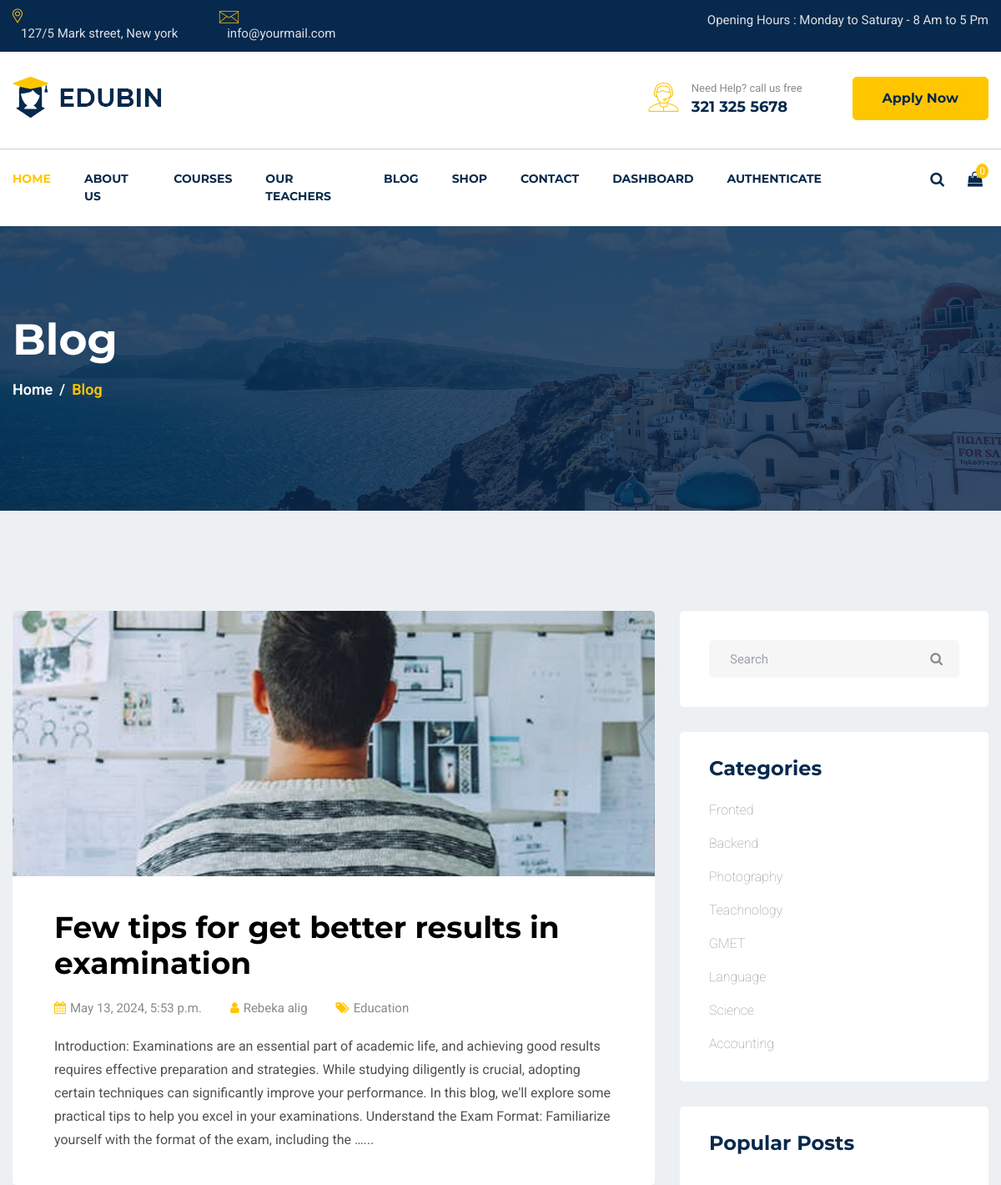
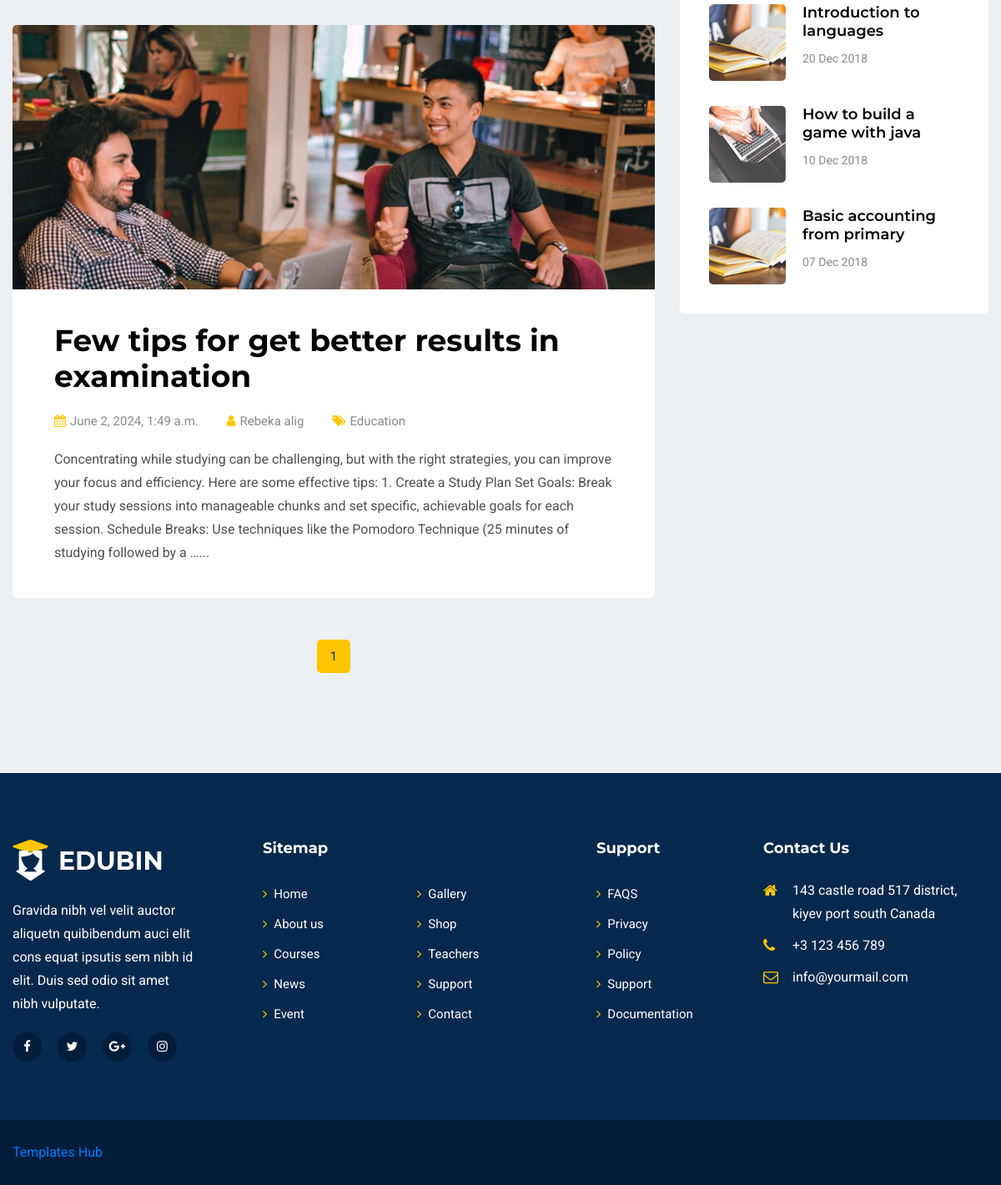
/mentor/blog, run on the app's committed database (2 pictures, top to bottom).
### mentor/models.py (models this page shows, shortened)
class Blog(models.Model):
    teacher = models.ForeignKey(Teacher, on_delete=models.CASCADE, related_name='blog_teacher')
    title = models.CharField(max_length=100)
    category = models.ForeignKey(Category,on_delete=models.CASCADE, related_name='blog_category')
    content = models.TextField(null=False,blank=False)
    image = models.ImageField(upload_to='blog_images', null=True, blank=True)
    created_at = models.DateTimeField(auto_now_add=True,null=True)

class Teacher(models.Model):
    teacher = models.ForeignKey(User,on_delete=models.CASCADE,related_name='teacher')
    image = models.ImageField(upload_to='teacher_images', null=True, blank=True)
    position = models.CharField(max_length=20)
    about = models.TextField(max_length=2000,null=False,blank=False)
    achievements = models.TextField(max_length=1500,null=False,blank=False)
    objectives = models.TextField(max_length=1500,null=False,blank=False)
    created_at = models.DateTimeField(auto_now_add=True,null=True)

class Category(models.Model):
    name = models.CharField(max_length=100)

### mentor/views.py (the view)
# urls.py: path('blog', views.blogs, name="blogs"),
def blogs(request):
    queryset = models.Blog.objects.all()
    paginator = Paginator(queryset, 6)
    page_number = request.GET.get('page')
    page_obj = paginator.get_page(page_number)
    return render(request,'mentor/blog.html',{'page_obj':page_obj})

### mentor/templates/mentor/blog.html (shortened to what this page needs)
{% extends 'mentor/base.html' %}
{% load static %}
  {% block content %}
    <section id="page-banner" class="pt-105 pb-130 bg_cover" data-overlay="8" style="background-image: url(images/page-banner-4.jpg)">
    <div class="container">
        <div class="row">
            <div class="col-lg-12">
                <div class="page-banner-cont">
                    <h2>Blog</h2>
                    <nav aria-label="breadcrumb">
                        <ol class="breadcrumb">
                            <li class="breadcrumb-item"><a href="#">Home</a></li>
                            <li class="breadcrumb-item active" aria-current="page">Blog</li>
                        </ol>
                    </nav>
                </div>
            </div>
        </div>
    </div>
    </section>
    <section id="blog-page" class="pt-90 pb-120 gray-bg">
        <div class="container">
           <div class="row">
               <div class="col-lg-8">
                {% for item in page_obj %}
                   <div class="singel-blog mt-30">
                       <div class="blog-thum">
                           <img src="{{item.image.url}}" alt="Blog">
                       </div>
                       <div class="blog-cont">
                           <a href="{% url 'mentor:blogs-single' item.id %}"><h3>Few tips for get better results in examination</h3></a>
                           <ul>
                               <li><a href="#"><i class="fa fa-calendar"></i>{{item.created_at}}</a></li>
                               <li><a href="#"><i class="fa fa-user"></i>{{item.teacher.teacher.username}}</a></li>
                               <li><a href="#"><i class="fa fa-tags"></i>{{item.category.name}}</a></li>
                           </ul>
                           <p>{{item.content|truncatewords:60}}...</p>
                       </div>
                   </div>
                {% endfor %}
                   <nav class="courses-pagination mt-50">
                    <ul class="pagination justify-content-center">
                        <li class="page-item"><a href='#' class="active custom-li">{{ page_obj.number }}</a></li>
                    </ul>
                </nav>
               </div>
               <div class="col-lg-4">
                   <div class="saidbar">
                       <div class="row">
                           <div class="col-lg-12 col-md-6">
                               <div class="saidbar-search mt-30">
                                   <form action="#">
                                       <input type="text" placeholder="Search">
                                       <button type="button"><i class="fa fa-search"></i></button>
                                   </form>
                               </div>
                               <div class="categories mt-30">
                                   <h4>Categories</h4>
                                   <ul>
                                       <li><a href="#">Fronted</a></li>
                                       <li><a href="#">Backend</a></li>
                                       <li><a href="#">Photography</a></li>
                                       <li><a href="#">Teachnology</a></li>
                                       <li><a href="#">GMET</a></li>
                                       <li><a href="#">Language</a></li>
                                       <li><a href="#">Science</a></li>
                                       <li><a href="#">Accounting</a></li>
                                   </ul>
                               </div>
                           </div>
                           <div class="col-lg-12 col-md-6">
                               <div class="saidbar-post mt-30">
                                   <h4>Popular Posts</h4>
                                   <ul>
                                       <li>
                                            <a href="{% static '#">
                                                <div class="singel-post">
                                                   <div class="thum">
                                                       <img src="{% static 'images/blog/blog-post/bp-1.jpg' %}" alt="Blog">
                                                   </div>
                                                   <div class="cont">
                                                       <h6>Introduction to languages</h6>
                                                       <span>20 Dec 2018</span>
                                                   </div>
                                               </div>
                                            </a>
                                       </li>
                                       <li>
                                            <a href="{% static '#">
                                                <div class="singel-post">
                                                   <div class="thum">
                                                       <img src="{% static 'images/blog/blog-post/bp-2.jpg' %}" alt="Blog">
                                                   </div>
                                                   <div class="cont">
                                                       <h6>How to build a game with java</h6>
                                                       <span>10 Dec 2018</span>
                                                   </div>
                                               </div>
                                            </a>
                                       </li>
                                       <li>
                                            <a href="{% static '#">
                                                <div class="singel-post">
                                                   <div class="thum">
                                                       <img src="{% static 'images/blog/blog-post/bp-1.jpg' %}" alt="Blog">
                                                   </div>
                                                   <div class="cont">
                                                       <h6>Basic accounting from primary</h6>
                                                       <span>07 Dec 2018</span>
                                                   </div>
                                               </div>
                                            </a>
                                       </li>
                                   </ul>
                               </div>
                           </div>
                       </div>
                   </div>
               </div>
           </div>
        </div>
    </section>
    {% endblock %}

### static/css/default.css (style rules this page uses)
.mt-30 { margin-top: 30px; }
.mt-50 { margin-top: 50px; }
.pt-90 { padding-top: 90px; }
.pt-105 { padding-top: 105px; }
.pb-120 { padding-bottom: 120px; }
.pb-130 { padding-bottom: 130px; }
.gray-bg { background: #edf0f2; }
[data-overlay] { position: relative; }
[data-overlay]::before { background: #07294d none repeat scroll 0 0; content: ""; height: 100%; left: 0; position: absolute; top: 0; width: 100%; z-index: 1; }
[data-overlay="8"]::before { opacity: 0.8; }

### data on the page
Blog: image (picture), created_at "May 13, 2024, 5:53 p.m.", teacher.teacher.username "Rebeka alig", category.name "Education", content "Introduction: Examinations are an essential part of academic life, and achieving good results requires effective preparation and strategies. While studying diligently is crucial, adopting certain techniques can significantly improve your performance. In this blog, we'll explore some practical tips to help you excel in your examinations. Understand the Exam Format: Familiarize yourself with the format of the exam, including the …"
Blog: image (picture), created_at "June 2, 2024, 1:49 a.m.", teacher.teacher.username "Rebeka alig", category.name "Education", content "Concentrating while studying can be challenging, but with the right strategies, you can improve your focus and efficiency. Here are some effective tips: 1. Create a Study Plan Set Goals: Break your study sessions into manageable chunks and set specific, achievable goals for each session. Schedule Breaks: Use techniques like the Pomodoro Technique (25 minutes of studying followed by a …"

### other printed values
{{ page_obj.number }} "1"
